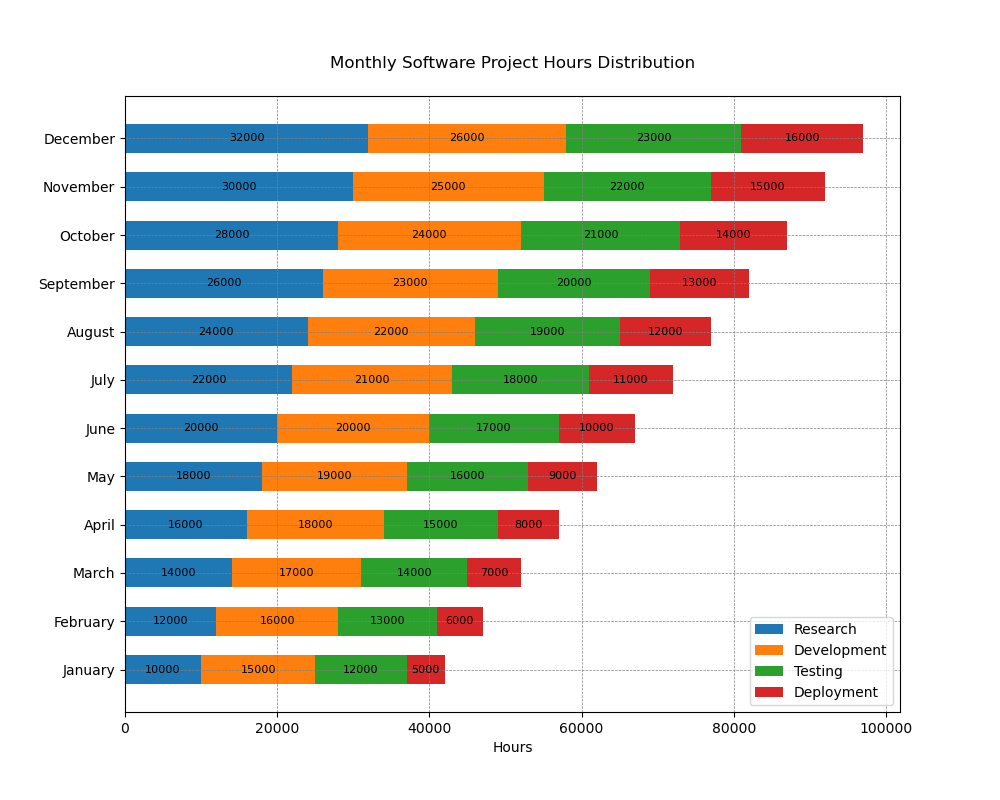

This figure's Python source:

import matplotlib.pyplot as plt

# Data for plotting
months = ['January', 'February', 'March', 'April', 'May', 'June',
          'July', 'August', 'September', 'October', 'November', 'December']
research = [10000, 12000, 14000, 16000, 18000, 20000, 22000, 24000, 26000, 28000, 30000, 32000]
development = [15000, 16000, 17000, 18000, 19000, 20000, 21000, 22000, 23000, 24000, 25000, 26000]
testing = [12000, 13000, 14000, 15000, 16000, 17000, 18000, 19000, 20000, 21000, 22000, 23000]
deployment = [5000, 6000, 7000, 8000, 9000, 10000, 11000, 12000, 13000, 14000, 15000, 16000]

fig, ax = plt.subplots(figsize=(10, 8))

bar_height = 0.6

# Plotting data
p1 = ax.barh(months, research, bar_height, color='#1f77b4', label='Research')
p2 = ax.barh(months, development, bar_height, left=research, color='#ff7f0e', label='Development')
p3 = ax.barh(months, testing, bar_height, left=[i+j for i,j in zip(research, development)], color='#2ca02c', label='Testing')
p4 = ax.barh(months, deployment, bar_height, left=[i+j+k for i,j,k in zip(research, development, testing)], color='#d62728', label='Deployment')

ax.set_xlabel('Hours')
ax.set_title('Monthly Software Project Hours Distribution', pad=20)
ax.legend(loc='lower right')

# Customize the grid
plt.grid(which='major', linestyle='--', linewidth='0.5', color='gray')

# Add numerical labels
for rects in [p1, p2, p3, p4]:
    for rect in rects:
        width = rect.get_width()
        ax.annotate(f'{width}',
                    xy=(rect.get_x() + width / 2, rect.get_y() + rect.get_height() / 2),
                    xytext=(0, 0),
                    textcoords="offset points",
                    ha='center', va='center', fontsize=8)

plt.show()
